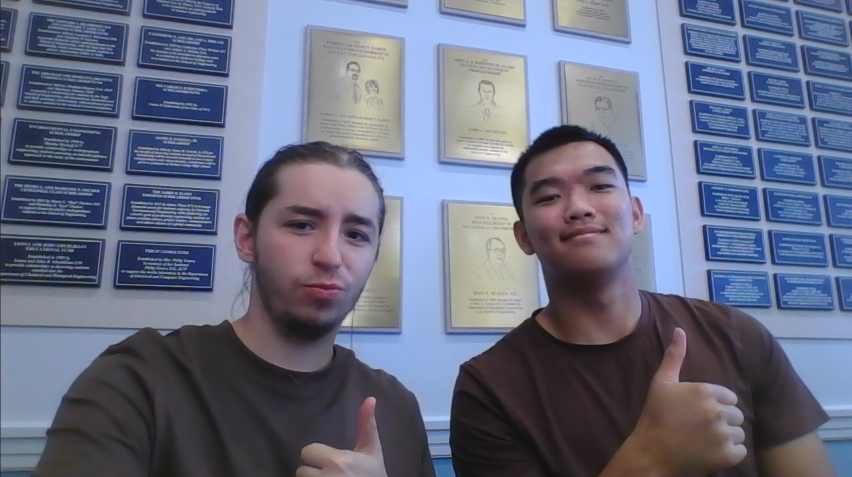
#> input picture Codrin's Projects/AI in Mobile Robotics/image processing/Codrin Crismariu.png, 1704 x 954 px (shown at 1/2 size)
$ python threshold_ui.py 'Codrin Crismariu.png'
#> lines starting #> are read from the running program, lines starting #| are printed output that depends on the picture; after the words box and inside, x2 and y2 are one past the last pixel; in counts of white or black regions, pixels touching at a corner belong together
### Codrin's Projects/AI in Mobile Robotics/image processing/grayscale.py
"""Convert an image to grayscale with OpenCV.

Usage:
    python grayscale.py [INPUT] [OUTPUT]

Defaults to "Codrin Crismariu.png" in this folder, writing "<name>_gray.png"
next to it. Reading and writing go through numpy buffers rather than
cv2.imread/imwrite so that non-ASCII paths work on Windows.
"""

from __future__ import annotations

import sys
from pathlib import Path

import cv2
import numpy as np

HERE = Path(__file__).parent
DEFAULT_INPUT = HERE / "Codrin Crismariu.png"


def read_image(path: Path) -> np.ndarray:
    """Load an image as BGR, tolerating unicode paths."""
    data = np.fromfile(path, dtype=np.uint8)
    image = cv2.imdecode(data, cv2.IMREAD_COLOR)
    if image is None:
        raise ValueError(f"{path} is not an image OpenCV can decode")
    return image


# [6 lines left out: function write_image, not called in this run]


def to_grayscale(image: np.ndarray) -> np.ndarray:
    """BGR -> single-channel luminance (ITU-R BT.601 weights)."""
    return cv2.cvtColor(image, cv2.COLOR_BGR2GRAY)


# [15 lines left out: function main, not called in this run]


# [2 lines that do not run on import are left out]

### Codrin's Projects/AI in Mobile Robotics/image processing/morphology.py
"""Binary morphology operations for the threshold UI.

Every function takes and returns a uint8 image whose pixels are 0 or 255,
with white (255) as the foreground -- the convention OpenCV's morphology
assumes. Flip the UI's "invert" slider to treat dark regions as foreground
instead.

Erosion, dilation, opening, closing and hit-or-miss delegate to OpenCV.
Thinning and pruning are implemented here: they need a topology-preserving
iterative algorithm that lives in opencv-contrib (cv2.ximgproc.thinning),
which the plain opencv-python wheel does not ship.
"""

from __future__ import annotations

import cv2
import numpy as np

SHAPES = {
    "rect": cv2.MORPH_RECT,
    "cross": cv2.MORPH_CROSS,
    "ellipse": cv2.MORPH_ELLIPSE,
}
SHAPE_NAMES = list(SHAPES)

# Hit-or-miss structuring elements: 1 = must be foreground, -1 = must be
# background, 0 = don't care.
HITMISS_PATTERNS: dict[str, np.ndarray] = {
    "isolated point": np.array(
        [[-1, -1, -1], [-1, 1, -1], [-1, -1, -1]], dtype=np.int8
    ),
    "line endpoint": np.array([[-1, -1, -1], [-1, 1, -1], [0, 1, 0]], dtype=np.int8),
    "top-left corner": np.array([[-1, -1, -1], [-1, 1, 1], [-1, 1, 0]], dtype=np.int8),
    "interior point": np.array([[0, 1, 0], [1, 1, 1], [0, 1, 0]], dtype=np.int8),
}
HITMISS_NAMES = list(HITMISS_PATTERNS)

# Offsets of the 8 neighbours, as (row shift, column shift).
_NEIGHBOURS = ((-1, 0), (-1, 1), (0, 1), (1, 1), (1, 0), (1, -1), (0, -1), (-1, -1))


# [4 lines left out: function kernel, not called in this run]


def erode(image, shape="rect", size=3, iterations=1):
    """Shrink foreground regions; drops small bright specks, thins bridges."""
    return cv2.erode(image, kernel(shape, size), iterations=iterations)


def dilate(image, shape="rect", size=3, iterations=1):
    """Grow foreground regions; fills small gaps, joins nearby components."""
    return cv2.dilate(image, kernel(shape, size), iterations=iterations)


# [22 lines left out: functions opening, closing, hit_or_miss, not called in this run]


def boundary(image, shape="rect", size=3, iterations=1):
    """Inner boundary: A - erosion(A), a one-pixel outline of each region."""
    return cv2.subtract(image, erode(image, shape, size, iterations))


def outer_boundary(image, shape="rect", size=3, iterations=1):
    """Outer boundary: dilation(A) - A, an outline just outside each region."""
    return cv2.subtract(dilate(image, shape, size, iterations), image)


# [90 lines left out: functions gradient, _neighbour_stack, _thinning_pass, thin, _endpoints, prune, not called in this run]


def skeleton_ops_note() -> str:
    """One line on why thinning is hand-rolled -- printed by the UI."""
    return "thin/prune run in numpy (cv2.ximgproc is contrib-only), so they are slower"

### Codrin's Projects/AI in Mobile Robotics/image processing/threshold_ui.py
"""Interactive binarization plus binary morphology, driven by sliders.

Usage:
    python threshold_ui.py [INPUT]

The pipeline is: grayscale -> threshold -> (optional) morphology operation.
Pixels darker than the threshold become 0 (black), the rest 255 (white);
morphology treats white as the foreground, so flip "invert" to operate on
the dark regions instead. Sliders:

    threshold   0-255 cut between the two levels (starts at Otsu's value)
    invert      swap black and white after thresholding
    operation   which morphology operation to apply (see OPERATIONS)
    shape       structuring element: rect, cross, ellipse
    size        structuring element size, forced odd (1..21)
    iterations  how many times to apply it / spur length for prune
    hitmiss     which pattern the hit-or-miss operation looks for

A toolbar across the top of the window carries a Save button and the
current settings. Keys do the same and a little more:

    s      save the image on screen, at the resolution it was computed at
    r      reset the threshold to Otsu's automatic value
    q/Esc  quit

Results are cached, so only a slider change costs a recomputation.
"""

from __future__ import annotations

import sys
import time
from pathlib import Path

import cv2
import numpy as np

import morphology as morph
from grayscale import DEFAULT_INPUT, read_image, to_grayscale, write_image

WINDOW = "binarize + morphology - s: save, r: otsu, q: quit"
MAX_DISPLAY_WIDTH = 1100
# Thinning and pruning are iterative numpy passes over the whole frame, and
# the iteration count grows with the image, so full resolution costs ~30s per
# change -- unusable on a slider. Downscale first for those two only.
THIN_MAX_WIDTH = 600

# name -> callable(binary image, **params). Every entry accepts the same
# keywords so the dispatch below stays a single call.
OPERATIONS = {
    "none": lambda img, **_: img,
    "erosion": lambda img, shape, size, iters, **_: morph.erode(img, shape, size, iters),
    "dilation": lambda img, shape, size, iters, **_: morph.dilate(img, shape, size, iters),
    "opening": lambda img, shape, size, iters, **_: morph.opening(img, shape, size, iters),
    "closing": lambda img, shape, size, iters, **_: morph.closing(img, shape, size, iters),
    "hit-or-miss": lambda img, pattern, **_: morph.hit_or_miss(img, pattern),
    "boundary (A - erode)": lambda img, shape, size, iters, **_: morph.boundary(
        img, shape, size, iters
    ),
    "outer boundary (dilate - A)": lambda img, shape, size, iters, **_: (
        morph.outer_boundary(img, shape, size, iters)
    ),
    "gradient (dilate - erode)": lambda img, shape, size, iters, **_: morph.gradient(
        img, shape, size, iters
    ),
    "skeleton (thinning)": lambda img, **_: morph.thin(img),
    "prune (thin then despur)": lambda img, iters, **_: morph.prune(
        morph.thin(img), iters
    ),
}
OPERATION_NAMES = list(OPERATIONS)
SLOW_OPERATIONS = {"skeleton (thinning)", "prune (thin then despur)"}

# Toolbar geometry, in pixels: a strip drawn above the image carrying the
# Save button. cv2.createButton needs a Qt build of OpenCV and this wheel is
# Win32UI, so the button is drawn into the frame and clicked via a mouse
# callback instead.
TOOLBAR_HEIGHT = 44
SAVE_BUTTON = (12, 8, 120, 28)  # x, y, width, height
FONT = cv2.FONT_HERSHEY_SIMPLEX
CONFIRM_SECONDS = 1.5

TRACKBARS = {
    "threshold": 255,
    "invert": 1,
    "operation": len(OPERATION_NAMES) - 1,
    "shape": len(morph.SHAPE_NAMES) - 1,
    "size": 21,
    "iterations": 10,
    "hitmiss": len(morph.HITMISS_NAMES) - 1,
}


def binarize(gray: np.ndarray, threshold: int, invert: bool) -> np.ndarray:
    """Two-level image: below `threshold` -> 0, at or above -> 255."""
    mode = cv2.THRESH_BINARY_INV if invert else cv2.THRESH_BINARY
    # OpenCV compares strictly greater than `thresh`, so step back by one to
    # make `threshold` itself land in the bright band.
    _, binary = cv2.threshold(gray, threshold - 1, 255, mode)
    return binary


def otsu_threshold(gray: np.ndarray) -> int:
    """The threshold Otsu's method picks for this image."""
    value, _ = cv2.threshold(gray, 0, 255, cv2.THRESH_BINARY | cv2.THRESH_OTSU)
    return int(value)


def scale_to_width(image: np.ndarray, max_width: int) -> np.ndarray:
    """Shrink to `max_width` if wider, nearest-neighbour to stay two-level."""
    height, width = image.shape[:2]
    if width <= max_width:
        return image
    scale = max_width / width
    return cv2.resize(
        image, (max_width, round(height * scale)), interpolation=cv2.INTER_NEAREST
    )


def apply_pipeline(gray: np.ndarray, params: dict) -> np.ndarray:
    """Threshold, then run the selected morphology operation."""
    binary = binarize(gray, params["threshold"], bool(params["invert"]))
    name = OPERATION_NAMES[params["operation"]]
    if name in SLOW_OPERATIONS:
        binary = scale_to_width(binary, THIN_MAX_WIDTH)
    return OPERATIONS[name](
        binary,
        shape=morph.SHAPE_NAMES[params["shape"]],
        size=max(1, params["size"]),
        iters=max(1, params["iterations"]),
        pattern=morph.HITMISS_NAMES[params["hitmiss"]],
    )


def read_params() -> dict:
    """Current position of every trackbar."""
    return {name: cv2.getTrackbarPos(name, WINDOW) for name in TRACKBARS}


def describe(params: dict, result: np.ndarray, elapsed: float) -> str:
    """One status line, printed whenever the parameters change."""
    name = OPERATION_NAMES[params["operation"]]
    size = max(1, params["size"]) | 1
    iterations = max(1, params["iterations"])
    detail = f"threshold {params['threshold']}"
    if params["invert"]:
        detail += " inverted"
    if name != "none":
        detail += f" | {name}"
    if name == "hit-or-miss":
        pattern = morph.HITMISS_NAMES[params["hitmiss"]]
        detail += f" [{pattern}]: {(result > 0).sum()} matches"
    elif name in SLOW_OPERATIONS:
        detail += f" @ {result.shape[1]}x{result.shape[0]}"
        if name.startswith("prune"):
            detail += f", spurs <= {iterations}px"
    elif name != "none":
        detail += f" {morph.SHAPE_NAMES[params['shape']]} {size}px x{iterations}"
    return f"{detail}  [{elapsed * 1000:.0f} ms]"


def save(source: Path, params: dict, result: np.ndarray) -> str:
    """Write the current frame beside the input, named after the settings."""
    name = OPERATION_NAMES[params["operation"]].split()[0].replace("-", "")
    target = source.with_name(
        f"{source.stem}_{name}{params['threshold']}{source.suffix or '.png'}"
    )
    write_image(target, result)
    print(f"saved {target.name} ({result.shape[1]}x{result.shape[0]})")
    return f"saved {target.name}"


def hit_save_button(x: int, y: int) -> bool:
    """Whether a click at window coordinates (x, y) landed on Save."""
    left, top, width, height = SAVE_BUTTON
    return left <= x < left + width and top <= y < top + height


def compose_frame(result: np.ndarray, status: str, pressed: bool) -> np.ndarray:
    """Stack the toolbar above the image; the result itself stays untouched.

    Only this composite is displayed -- saving writes `result`, so the
    toolbar never ends up in a saved file.
    """
    image = cv2.cvtColor(result, cv2.COLOR_GRAY2BGR)
    toolbar = np.full((TOOLBAR_HEIGHT, image.shape[1], 3), 32, np.uint8)

    left, top, width, height = SAVE_BUTTON
    fill = (90, 140, 90) if pressed else (70, 70, 70)
    cv2.rectangle(toolbar, (left, top), (left + width, top + height), fill, -1)
    cv2.rectangle(toolbar, (left, top), (left + width, top + height), (190, 190, 190), 1)
    cv2.putText(
        toolbar, "Save (s)", (left + 16, top + 19), FONT, 0.5, (240, 240, 240), 1,
        cv2.LINE_AA,
    )

    # Trim the status to whatever fits beside the button.
    available = image.shape[1] - (left + width) - 24
    text = status[: max(0, available // 8)]
    cv2.putText(
        toolbar, text, (left + width + 16, top + 19), FONT, 0.45, (200, 200, 200), 1,
        cv2.LINE_AA,
    )
    return np.vstack([toolbar, image])


def main(argv: list[str]) -> int:
    source = Path(argv[0]) if argv else DEFAULT_INPUT
    if not source.is_file():
        print(f"No such image: {source}", file=sys.stderr)
        return 1

    gray = to_grayscale(read_image(source))
#> in read_image, image is the input picture: shape (954, 1704, 3); mean B, G, R 131, 109.5, 103.7
#> in to_grayscale, `return cv2.cvtColor(image, cv2.COLOR_BGR2GRAY)`:
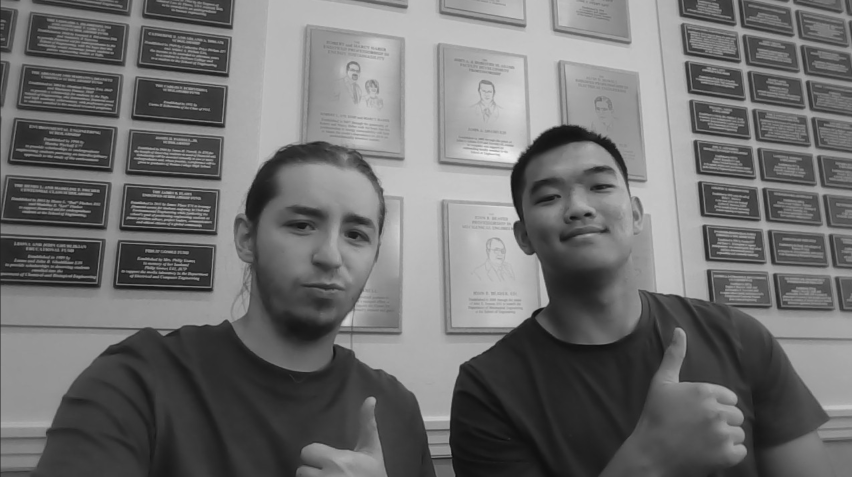
#> returned value: shape (954, 1704) (shown at 1/2 size); min 10, max 248, mean 110.2
    initial = otsu_threshold(gray)
#> in otsu_threshold, `value, _ = cv2.threshold(gray, 0, 255, cv2.THRESH_BINARY | cv2.THRESH_..`: value = 108
#> initial = 108
    print(f"{source.name}: {gray.shape[1]}x{gray.shape[0]}, Otsu threshold {initial}")
#| Codrin Crismariu.png: 1704x954, Otsu threshold 108
    print(morph.skeleton_ops_note() + f"; they run at <= {THIN_MAX_WIDTH}px wide")
    for index, name in enumerate(OPERATION_NAMES):
        print(f"  operation {index}: {name}")

    cv2.namedWindow(WINDOW, cv2.WINDOW_AUTOSIZE)
    # The trackbars hold the state; the loop reads them and recomputes on change.
    for name, maximum in TRACKBARS.items():
        cv2.createTrackbar(name, WINDOW, 0, maximum, lambda _value: None)
    cv2.setTrackbarPos("threshold", WINDOW, initial)
    cv2.setTrackbarPos("size", WINDOW, 3)
    cv2.setTrackbarPos("iterations", WINDOW, 1)

    # Clicks arrive on the callback thread, so it only records the request
    # and the loop below does the saving.
    clicks = {"save": False}

    def on_mouse(event, x, y, _flags, _param):
        if event == cv2.EVENT_LBUTTONDOWN and hit_save_button(x, y):
            clicks["save"] = True

    cv2.setMouseCallback(WINDOW, on_mouse)

    cached = None
    status = ""
    confirmed_until = 0.0
    try:
        while True:
            # A closed window (title-bar X) leaves the trackbars unreadable.
            if cv2.getWindowProperty(WINDOW, cv2.WND_PROP_VISIBLE) < 1:
                return 0

            params = read_params()
            if cached is None or cached[0] != params:
                started = time.perf_counter()
                result = apply_pipeline(gray, params)
#> in binarize, `_, binary = cv2.threshold(gray, threshold - 1, 255, mode)`:
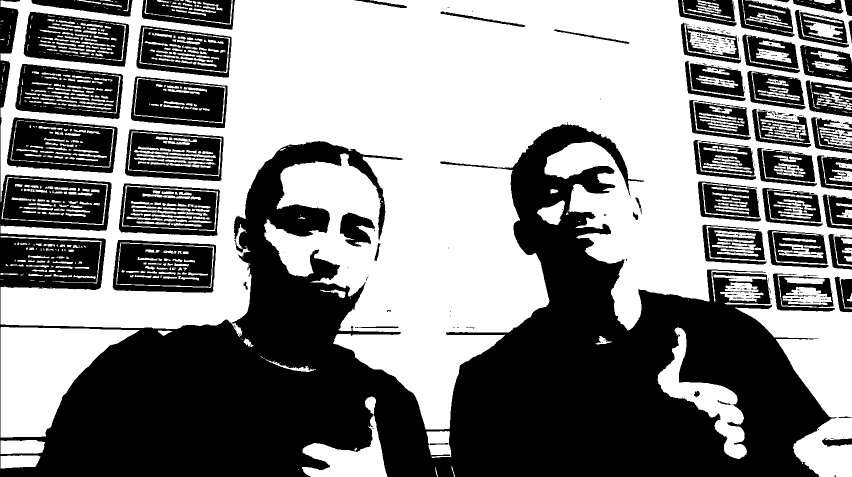
#> binary: shape (954, 1704) (shown at 1/2 size); 52.1% white; 328 black regions (230 under 20 px), largest, box (x1, y1, x2, y2) and area: (0, 0, 1674, 954) 533673, (14, 235, 235, 347) 16920, (30, 128, 246, 238) 15073
                cached = (params, result)
                status = describe(params, result, time.perf_counter() - started)
                print(status)
#| threshold 108  [41 ms]
                confirmed_until = 0.0

            pressed = time.monotonic() < confirmed_until
            frame = compose_frame(
                scale_to_width(cached[1], MAX_DISPLAY_WIDTH), status, pressed
            )
#> in scale_to_width, `return cv2.resize( image, (max_width, round(height * scale)), interpol..`:
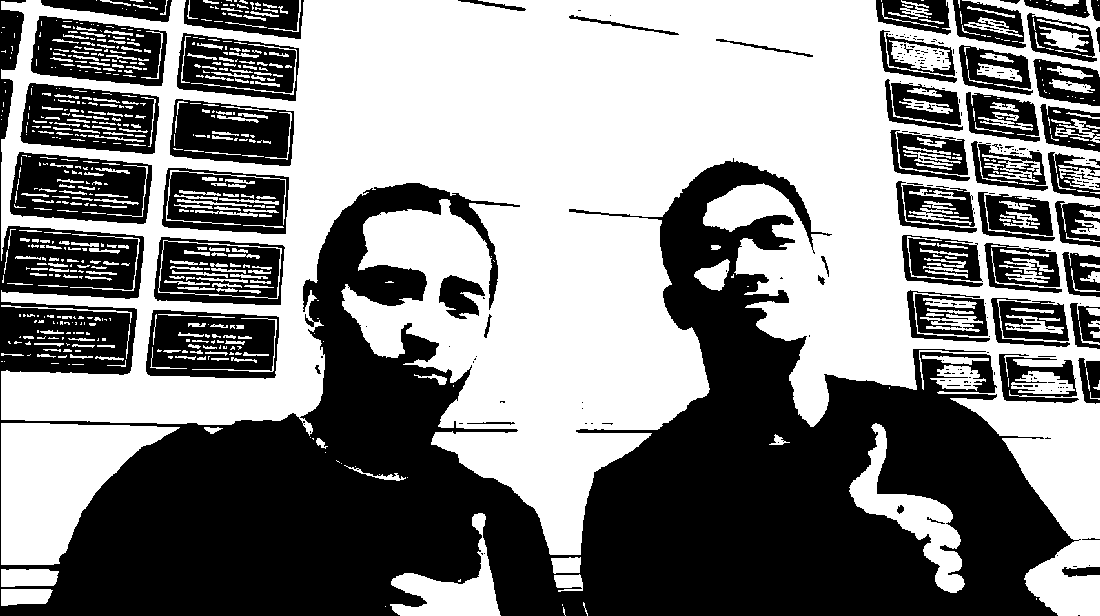
#> returned value: shape (616, 1100); 52.1% white; 276 black regions (210 under 20 px), largest, box (x1, y1, x2, y2) and area: (0, 0, 1081, 616) 227711, (10, 152, 152, 224) 7050, (146, 310, 279, 379) 6876
#> in compose_frame, `cv2.rectangle(toolbar, (left, top), (left + width, top + height), fill..`:
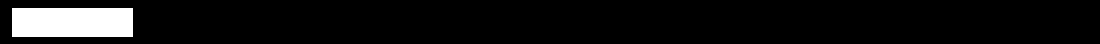
#> toolbar: shape (44, 1100, 3); values 32 (black) and 70 (white), 7.2% white; 1 white region, box (x1, y1, x2, y2) and area: (12, 8, 133, 37) 3509
#> in compose_frame, `cv2.putText( toolbar, text, (left + width + 16, top + 19), FONT, 0.45,..`:
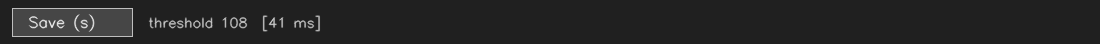
#> toolbar: shape (44, 1100, 3); min 32, max 232, mean 37.7
#> in compose_frame, `return np.vstack([toolbar, image])`:
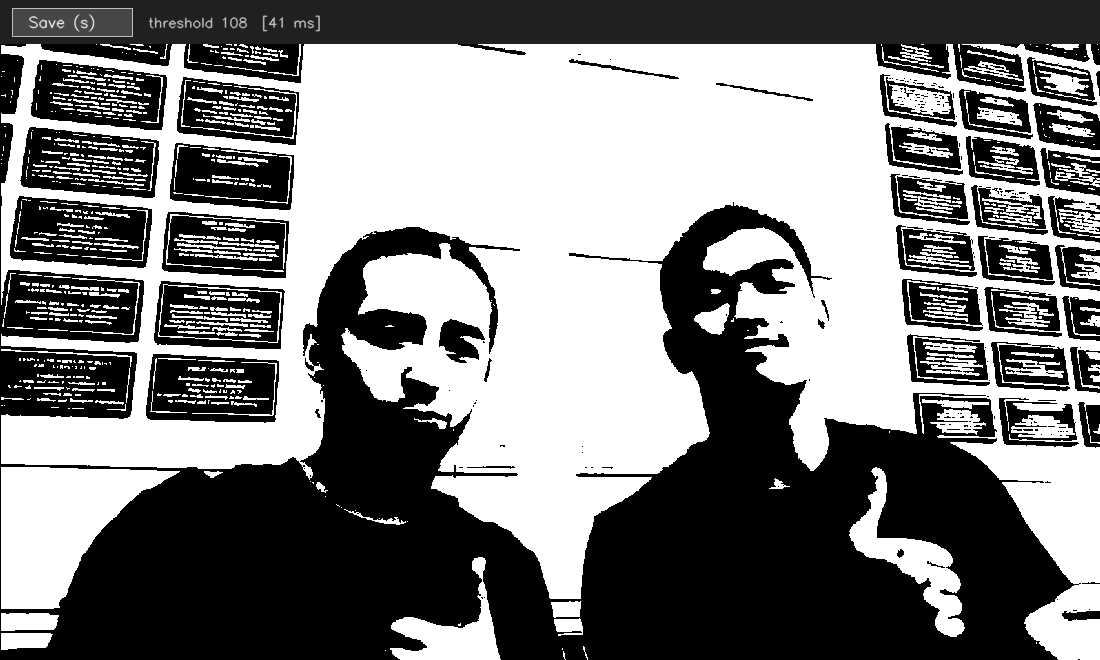
#> returned value: shape (660, 1100, 3); min 0, max 255, mean 126.5
            cv2.imshow(WINDOW, frame)

            key = cv2.waitKey(30) & 0xFF
#> (key q is pressed here)
            if key in (ord("q"), 27):
                return 0
            if key == ord("r"):
                cv2.setTrackbarPos("threshold", WINDOW, initial)
            if key == ord("s") or clicks["save"]:
                clicks["save"] = False
                status = save(source, params, cached[1])
                confirmed_until = time.monotonic() + CONFIRM_SECONDS
    finally:
        cv2.destroyAllWindows()


if __name__ == "__main__":
    raise SystemExit(main(sys.argv[1:]))
#> (the program exits here)
